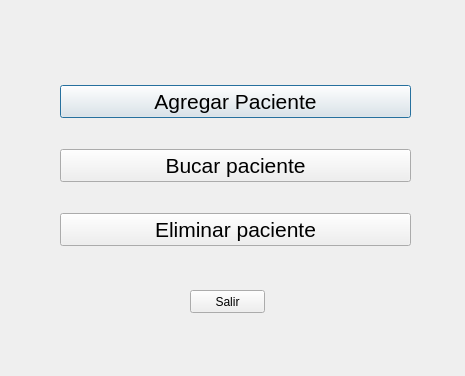
<?xml version="1.0" encoding="UTF-8"?>
<ui version="4.0">
 <class>Dialog</class>
 <widget class="QDialog" name="Dialog">
  <property name="geometry">
   <rect>
    <x>0</x>
    <y>0</y>
    <width>465</width>
    <height>376</height>
   </rect>
  </property>
  <property name="windowTitle">
   <string>Dialog</string>
  </property>
  <widget class="QWidget" name="verticalLayoutWidget">
   <property name="geometry">
    <rect>
     <x>60</x>
     <y>60</y>
     <width>351</width>
     <height>211</height>
    </rect>
   </property>
   <layout class="QVBoxLayout" name="verticalLayout">
    <item>
     <widget class="QPushButton" name="agregarpac">
      <property name="font">
       <font>
        <pointsize>16</pointsize>
       </font>
      </property>
      <property name="text">
       <string>Agregar Paciente</string>
      </property>
      <property name="autoDefault">
       <bool>true</bool>
      </property>
     </widget>
    </item>
    <item>
     <widget class="QPushButton" name="buscarpac">
      <property name="font">
       <font>
        <pointsize>16</pointsize>
       </font>
      </property>
      <property name="text">
       <string>Bucar paciente</string>
      </property>
     </widget>
    </item>
    <item>
     <widget class="QPushButton" name="eliminarpac">
      <property name="font">
       <font>
        <pointsize>16</pointsize>
       </font>
      </property>
      <property name="text">
       <string>Eliminar paciente</string>
      </property>
     </widget>
    </item>
   </layout>
  </widget>
  <widget class="QPushButton" name="salir">
   <property name="geometry">
    <rect>
     <x>190</x>
     <y>290</y>
     <width>75</width>
     <height>23</height>
    </rect>
   </property>
   <property name="text">
    <string>Salir</string>
   </property>
  </widget>
 </widget>
 <resources/>
 <connections/>
</ui>
